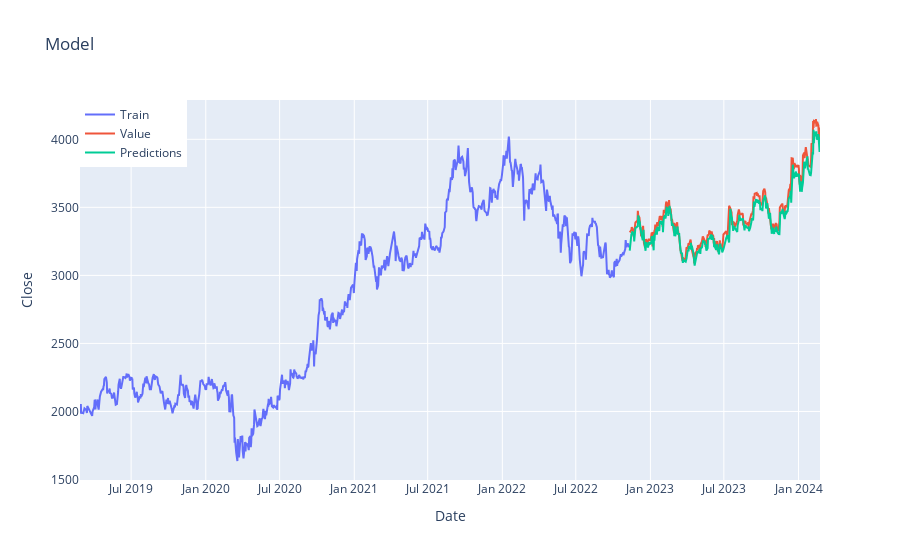

Notebook cell for this chart:
### Code cell
trace_train = go.Scatter(x=train.index, y=train['Close'], mode='lines', name='Train')
trace_valid = go.Scatter(x=valid.index, y=valid['Close'], mode='lines', name='Value')
trace_predictions = go.Scatter(x=valid.index, y=valid['Predictions'], mode='lines', name='Predictions')

# Define layout
layout = go.Layout(title='Model', xaxis=dict(title='Date'), yaxis=dict(title='Close'), legend=dict(x=0, y=1))

# Create figure
fig = go.Figure(data=[trace_train, trace_valid, trace_predictions], layout=layout)
pio.show(fig)

### Figure 1 — Plotly figure (JSON) as saved in the notebook; plotly's stock layout.template omitted (floating-point values rounded to 4 significant figures; data arrays with more than 128 entries replaced by an {"elided": "..."} marker saying what was removed)
{"data": [{"mode": "lines", "name": "Train", "type": "scatter", "x": {"elided": "912 str values"}, "y": {"elided": "912 float values"}}, {"mode": "lines", "name": "Value", "type": "scatter", "x": {"elided": "303 str values"}, "y": {"elided": "303 float values"}}, {"mode": "lines", "name": "Predictions", "type": "scatter", "x": {"elided": "303 str values"}, "y": {"elided": "303 float values"}}], "layout": {"legend": {"x": 0, "y": 1}, "title": {"text": "Model"}, "xaxis": {"title": {"text": "Date"}}, "yaxis": {"title": {"text": "Close"}}}}
